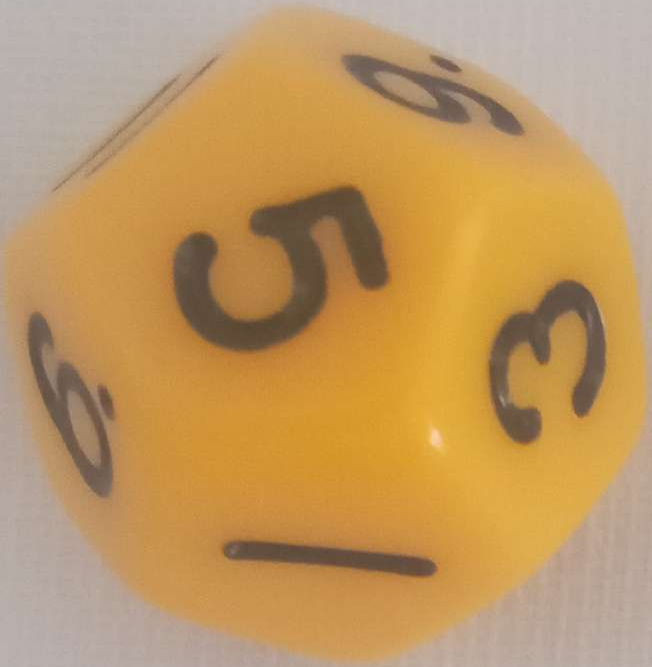
#> input picture die2.png, 652 x 667 px; its folder holds only this picture in this run
$ jupyter execute Center.ipynb   (shell and % lines are left out)
#> lines starting #> are read from the running program, lines starting #| are printed output that depends on the picture; after the words box and inside, x2 and y2 are one past the last pixel; in counts of white or black regions, pixels touching at a corner belong together
What if instead of trying faces etc etc we just

found the center of the screen

found the nearst number (contur)

found the nearst number to that number (conuturs again)

checked if they lined up if they did its a two diget number <br/>
---- lined up here means somthing need to be done by taking both conturs rotating each of them so that they have the thinist bounding box (that one of the dimensions is minimesed) if they both are rotated roughly the same amount to do this then they line up if it dosent work then it dosent

if they dont its a one digit number nad the one closest to the screen is the number

lazy but if it works thats a techincal working program

# step 0 take in the image
not going to be nessary in when this is moved over to main program

[cell 1]

import cv2 # The OpenCV library; install using `pip install opencv-contrib-python`
import numpy as np # Helpful when working with arrays; install using `pip install numpy`
from matplotlib import pyplot as plt # Good for graphing; install using `pip install matplotlib`
from matplotlib import image as image
import easygui # An easy-to-use file-picker; pip install easygui
import copy
debug = 1 #set to 1 to see each step set to 0 to run fast

[cell 2]
fileName = easygui.fileopenbox(filetypes=["*.jpg","*.jpeg","*.png"])
#> the answer given: die2.png
dieRaw = cv2.imread(fileName,cv2.IMREAD_COLOR)
#> dieRaw is the input picture: shape (667, 652, 3); mean B, G, R 98.2, 151.8, 191.4
dieRaw = cv2.cvtColor(dieRaw,cv2.COLOR_RGB2BGR)
dieGray = cv2.cvtColor(dieRaw,cv2.COLOR_BGR2GRAY)
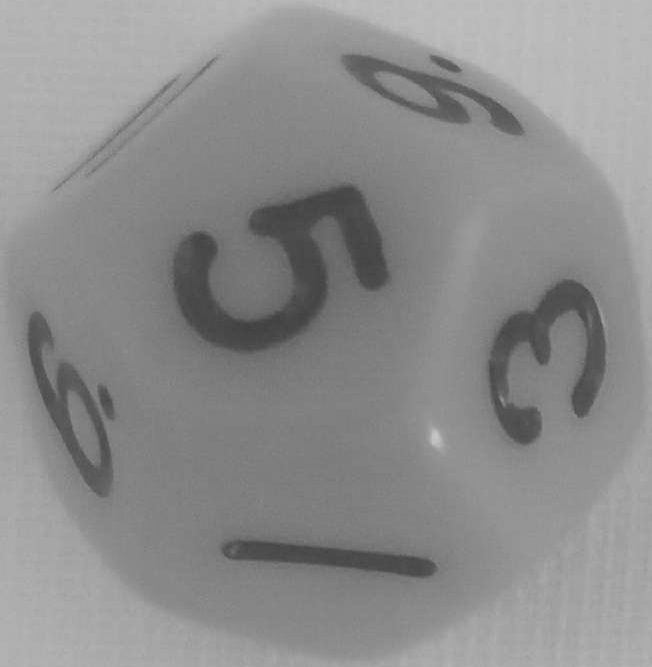
#> dieGray: shape (667, 652); min 63, max 199, mean 140.3
if debug == 1:
    plt.imshow(dieGray)

# step 1 find the center of the screen

[cell 3]
def displayCenterOfImage(image):#purely for debuing help
    h, w = image.shape
    midY, midX = h/2, w/2
    imageCopy = copy.deepcopy(image)
    imageCopy = cv2.cvtColor(imageCopy,cv2.COLOR_GRAY2BGR)
    cv2.circle(img = imageCopy,center = (int(midY), int(midX)),radius =5, color = (0,0,255), thickness = -1)
    plt.imshow(imageCopy)

def distBettweenPoints(x1,y1,x2,y2):
    distance = ((x1 - x2)**2 + (y1 - y2)**2)**0.5
    return distance

[cell 4]
h, w = dieGray.shape
midY, midX = h/2, w/2
displayCenterOfImage(dieGray)
dieGrayEqual = cv2.equalizeHist(dieGray)
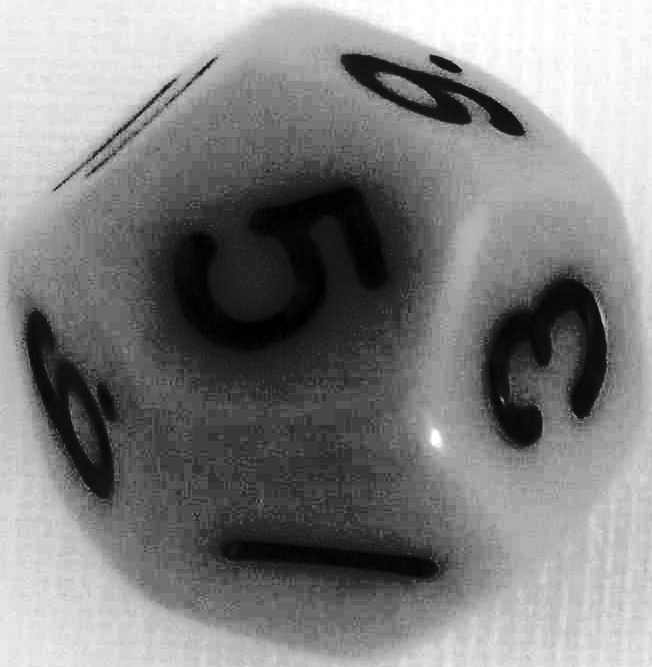
#> dieGrayEqual: shape (667, 652); min 0, max 255, mean 129.4

# step 2 find the two nearest conturs to the center

[cell 5]
#MAGIC threshoulding stuff
#thresholdConsant = (np.mean(dieGray) + np.std(dieGray))/25
#threshholdedDieGray = cv2.adaptiveThreshold(dieGray, 255,cv2.ADAPTIVE_THRESH_GAUSSIAN_C, cv2.THRESH_BINARY_INV, 501,thresholdConsant)
#dieBlured = cv2.medianBlur(dieGray, 9)
cannyed = cv2.Canny(dieGray,0,100)
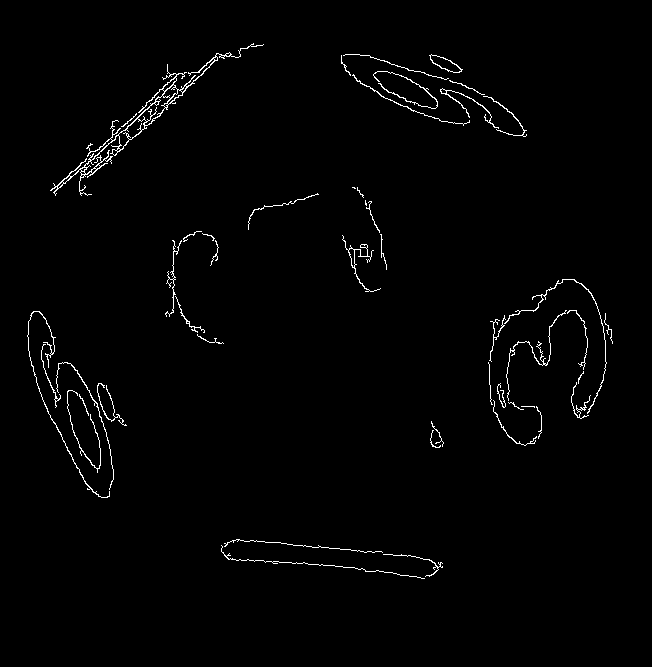
#> cannyed: shape (667, 652); 1.3% white in thin lines or dots, all inside (x1, y1, x2, y2) = (27, 43, 613, 579)
if debug == 1:
    plt.figure(figsize=(100,100))
    plt.imshow(cannyed)

 clean up

[cell 6]
#MAGIC - how do we know what size the tiding up stuff should be?
def circle(diamter):
    return cv2.getStructuringElement(cv2.MORPH_ELLIPSE,(diamter,diamter))
#making this genralised is really hard
circleSize = 6

diceMask = cv2.dilate(cannyed,circle(circleSize))
#> diceMask: shape (667, 652); 6.9% white; 12 white regions, largest, box (x1, y1, x2, y2) and area: (486, 277, 616, 449) 6407, (48, 41, 267, 199) 5192, (339, 52, 530, 140) 4569
diceMask = cv2.erode(diceMask,circle(circleSize))
#> diceMask: shape (667, 652); 2.1% white; 13 white regions

if debug == 1:
    plt.figure(figsize=(100,100))
    plt.imshow(diceMask)

[cell 7]
#if debug == 1:
#    plt.figure(figsize=(100,100))
#    plt.imshow(diceMask)
contours, hierarchy = cv2.findContours(diceMask, cv2.RETR_TREE, cv2.CHAIN_APPROX_SIMPLE)
#> contours = 32 contours, 1 with area under 20; largest, box (x1, y1, x2, y2) and area: (489, 280, 614, 446) 8498, (490, 280, 607, 446) 7266, (28, 312, 127, 499) 6924, (29, 312, 115, 499) 5960, (342, 55, 527, 137) 5386
#if debug == 1:
    #print(contours)
    #print(hierarchy)
h, w = diceMask.shape
sizeOfImage = h*w
contoursWithoutDice = []
for contour in contours:
    #print(cv2.boundingRect(contour))
    #print("cv2.boundingRect(contour)[2]:",cv2.boundingRect(contour)[2],"cv2.boundingRect(contour)[3]",cv2.boundingRect(contour)[3],"*:",cv2.boundingRect(contour)[2]*cv2.boundingRect(contour)[3],"sizeOfImage/2:",sizeOfImage*0.9)

    if (cv2.boundingRect(contour)[2]*cv2.boundingRect(contour)[3] < sizeOfImage*0.5):
        contoursWithoutDice.append(contour)
#> this loop made 32 passes
#> after the loop, contoursWithoutDice has the same summary as contours
        #print("added")
    #else:
    #    print("not added")
diceMask = np.zeros(shape=diceMask.shape, dtype=np.uint8)
cv2.fillPoly(diceMask,pts=contoursWithoutDice,color=(255))
#diceMask = cv2.erode(diceMask,circle(circleSize))
#diceMask = cv2.dilate(diceMask,circle(circleSize))

contoursWithoutDice, hierarchy = cv2.findContours(diceMask, cv2.RETR_EXTERNAL, cv2.CHAIN_APPROX_SIMPLE)
#> contoursWithoutDice = 12 contours, 1 with area under 20; largest, box (x1, y1, x2, y2) and area: (489, 280, 614, 446) 8498, (28, 312, 127, 499) 6924, (342, 55, 527, 137) 5386, (222, 540, 444, 579) 3938, (51, 44, 263, 196) 2961
cv2.drawContours(diceMask,contoursWithoutDice,-1,255,thickness=cv2.FILLED)
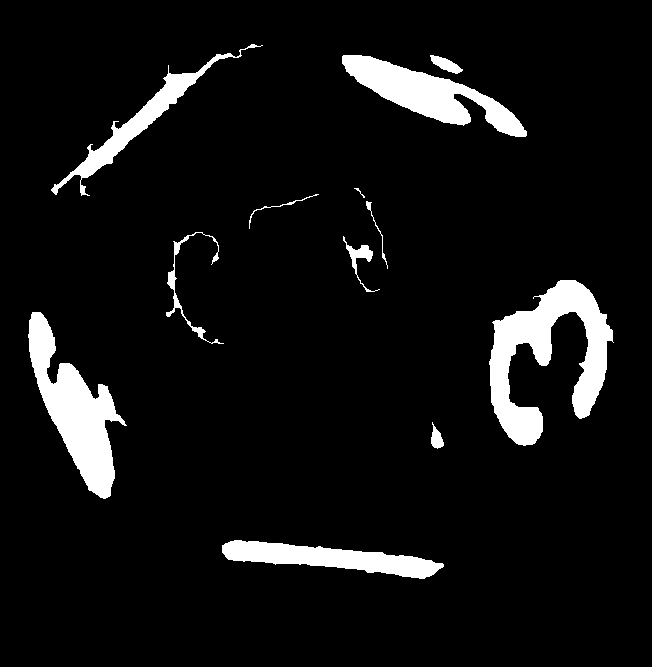
#> diceMask: shape (667, 652); 7.1% white; 12 white regions, largest, box (x1, y1, x2, y2) and area: (489, 280, 614, 446) 8877, (28, 312, 127, 499) 7183, (342, 55, 527, 137) 5612

circleSize = 6

diceMask = cv2.erode(diceMask,circle(circleSize))
#> diceMask: shape (667, 652); 5% white; 13 white regions (4 under 20 px), largest, box (x1, y1, x2, y2) and area: (492, 283, 611, 443) 6724, (31, 315, 119, 496) 5673, (345, 58, 525, 135) 4278
diceMask = cv2.dilate(diceMask,circle(circleSize))
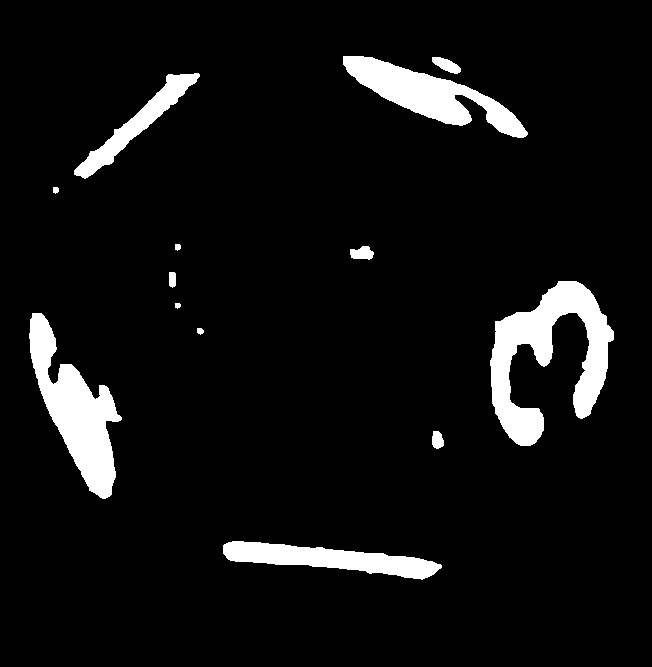
#> diceMask: shape (667, 652); 6.8% white; 13 white regions

contoursWithoutDice, hierarchy = cv2.findContours(diceMask, cv2.RETR_EXTERNAL, cv2.CHAIN_APPROX_SIMPLE)
#> contoursWithoutDice = 13 contours; largest, box (x1, y1, x2, y2) and area: (490, 281, 614, 446) 8470, (29, 313, 122, 499) 6896, (343, 56, 528, 138) 5364, (223, 541, 442, 580) 3918, (74, 73, 200, 179) 2573

if debug == 1:
    plt.figure(figsize=(100,100))
    plt.imshow(diceMask)

https://theailearner.com/tag/angle-of-rotation-by-cv2-minarearect/

[cell 8]
if debug == 1:
    dieRawTemp = copy.deepcopy(dieRaw)
    cv2.drawContours(dieRawTemp,contoursWithoutDice,-1,(0,0,255),1)
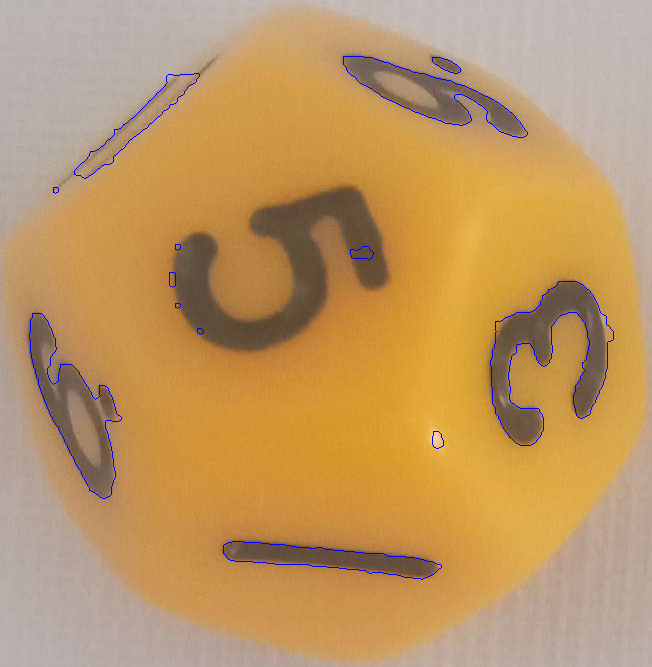
#> dieRawTemp: shape (667, 652, 3); mean R, G, B 190.4, 151.1, 99.3
    plt.figure(figsize=(100,100))
    plt.imshow(dieRawTemp)

[cell 9]
h, w = diceMask.shape
midY, midX = h/2, w/2
closestContur = 0
distance = h+w #always way bigger than anyother possible distance
for contur in contoursWithoutDice:
    for cords in contur:
        print("cords:")
        print(cords)
        x,y = cords[0]
        if distBettweenPoints(x,y,midX,midY) < distance:
            closestContur = contur
            distance = distBettweenPoints(x,y,midX,midY)
            if debug == 1:
                print("distance is now:")
                print(distance)
#> this loop made 13 passes
#> (printed output is left out)

[cell 10]
if debug == 1:
    cv2.drawContours(dieRawTemp,[closestContur],-1,(255,0,0),1)
#> dieRawTemp: shape (667, 652, 3); 0.01% of pixels changed, all inside (x1, y1, x2, y2) = (350, 246, 374, 260)
    plt.figure(figsize=(100,100))
    plt.imshow(dieRawTemp)

whats a moment?

[cell 11]
centerMoment = cv2.moments(closestContur)
if debug == 1:
    print(centerMoment)
centerMomentMassCenter = centerMoment['m10'] / (centerMoment['m00'] + 1e-5), centerMoment['m01'] / (centerMoment['m00'] + 1e-5)
if debug == 1:
    print(centerMomentMassCenter)


#sourced from:
# Get the moments
mu = [None]*len(contoursWithoutDice)
for i in range(len(contoursWithoutDice)):
    mu[i] = cv2.moments(contoursWithoutDice[i])
#> this loop made 13 passes

    # Get the mass centers
mc = [None]*len(contoursWithoutDice)
for i in range(len(contoursWithoutDice)):
    # add 1e-5 to avoid division by zero
    mc[i] = (mu[i]['m10'] / (mu[i]['m00'] + 1e-5), mu[i]['m01'] / (mu[i]['m00'] + 1e-5))
if debug == 1:
    print(mc)

[cell 12]
if debug == 1:
    for i in range(len(contoursWithoutDice)):
        cv2.circle(dieRawTemp, (int(mc[i][0]), int(mc[i][1])), 4, (0,255,0), -1)
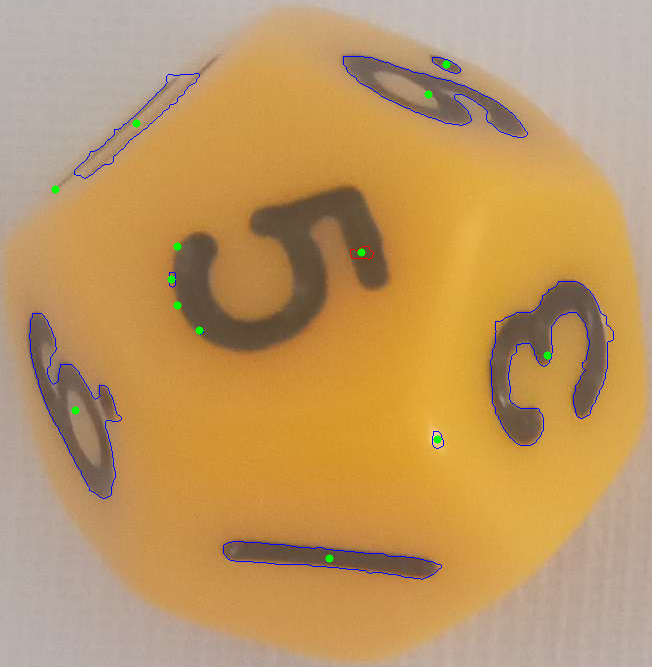
#> dieRawTemp: shape (667, 652, 3); mean R, G, B 190.3, 151.3, 99.1
    cv2.circle(dieRawTemp,(int(centerMomentMassCenter[0]),int(centerMomentMassCenter[1])),4,(0,0,0),-1)
#> dieRawTemp: shape (667, 652, 3); 0.01% of pixels changed, all inside (x1, y1, x2, y2) = (357, 248, 366, 257)
    plt.figure(figsize=(100,100))
    plt.imshow(dieRawTemp)

illustrated above is a problem spefilcy the 9 with two dots inside of it
the following code works around this but really this problem should be fixed using hirarcys
https://docs.opencv.org/4.x/d9/d8b/tutorial_py_contours_hierarchy.html
\<refactor using this might make faster code

[cell 13]
distance = h+w #always way bigger than anyother possible distance

xCord1 = centerMomentMassCenter[0]
yCord1 = centerMomentMassCenter[1]
secondClosestCord = ()
secondClosestCordIndex = 0
i = 0
for cords in mc:
    xCord2 = cords[0]
    yCord2 = cords[1]
    if distBettweenPoints(xCord1,yCord1,xCord2,yCord2) < distance and cords != centerMomentMassCenter and cv2.pointPolygonTest(contour=closestContur,pt=cords,measureDist=False)==-1:
        secondClosestCord = cords
        secondClosestCordIndex = i
        distance = distBettweenPoints(xCord1,yCord1,xCord2,yCord2)
    i += 1
#> this loop made 13 passes
#> cords on passes 1 to 8: (329.4, 558.7), (437.1, 439.7), (199.8, 330.7), (75.69, 411), (177.4, 305.1), (548, 355.6), (172, 279), (361.7, 252.9)

print(secondClosestCord)
print(secondClosestCordIndex)
print(distance)

time to use this https://theailearner.com/tag/angle-of-rotation-by-cv2-minarearect/

[cell 14]
hullOfClosestCenter = cv2.convexHull(closestContur)
hullOfSecondClosest = cv2.convexHull(contoursWithoutDice[secondClosestCordIndex])

if debug == 1:
    cv2.drawContours(dieRawTemp,contoursWithoutDice[secondClosestCordIndex],-1,(255,0,0),2)
    cv2.drawContours(dieRawTemp,[hullOfClosestCenter],-1,(0,255,255),2)
    cv2.drawContours(dieRawTemp,[hullOfSecondClosest],-1,(0,255,255),2)

rows,cols = dieRawTemp.shape[:2]

[vx,vy,x,y] = cv2.fitLine(hullOfSecondClosest, cv2.DIST_L2,0,0.01,0.01)
lefty = int((-x*vy/vx) + y)
righty = int(((cols-x)*vy/vx)+y)

if debug == 1:
    cv2.line(dieRawTemp,(cols-1,righty),(0,lefty),(255,255,0),2)
    print("vx:",vx,"vy:",vy,"x:",x,"y:",y)

[vx,vy,x,y] = cv2.fitLine(hullOfClosestCenter, cv2.DIST_L2,0,0.01,0.01)
lefty = int((-x*vy/vx) + y)
righty = int(((cols-x)*vy/vx)+y)

if debug == 1:
    cv2.line(dieRawTemp,(cols-1,righty),(0,lefty),(0,255,0),2)
    print("vx:",vx,"vy:",vy,"x:",x,"y:",y)
    plt.figure(figsize=(100,100))
    plt.imshow(dieRawTemp)

[cell 15]
# [19 lines left out: function crop_minAreaRect, not called in this run]

#from: https://stackoverflow.com/a/48553593
def getSubImage(rect, src):
    # Get center, size, and angle from rect
    center, size, theta = rect
    # Convert to int
    center, size = tuple(map(int, center)), tuple(map(int, size))
    if debug == 1:
        print(center)
        print(size)
    size = (size[0]+14,size[1]+14)
    # Get rotation matrix for rectangle
    M = cv2.getRotationMatrix2D( center, theta, 1)
    # Perform rotation on src image
    dst = cv2.warpAffine(src, M, src.shape[:2])
    out = cv2.getRectSubPix(dst, size, center)
    return out

[cell 16]
MinRectClosetContur = cv2.minAreaRect(closestContur)
MinRectSecondClosestContur =  cv2.minAreaRect(contoursWithoutDice[secondClosestCordIndex])
if debug == 1:
    print(MinRectClosetContur)
    print(MinRectSecondClosestContur)
angleDifreance = MinRectClosetContur[2]-MinRectSecondClosestContur[2]
if debug == 1:
    print(angleDifreance)
output = []
output.append(getSubImage(MinRectClosetContur,dieRaw))
#> in getSubImage, `dst = cv2.warpAffine(src, M, src.shape[:2])`:
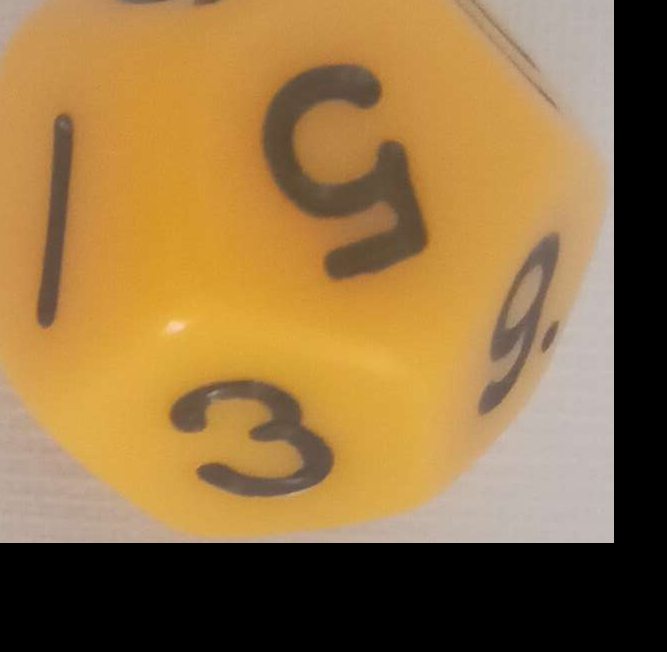
#> dst: shape (652, 667, 3); mean R, G, B 148.5, 114.8, 67
if angleDifreance < 5 and angleDifreance > -5:
    output.append(getSubImage(MinRectSecondClosestContur,dieRaw))
output.append(getSubImage(MinRectSecondClosestContur,dieRaw))
#> call 2 of getSubImage, with rect = ((434.3, 96.86), (42.21, 199.5), -70.56)
#> in getSubImage (call 2), `dst = cv2.warpAffine(src, M, src.shape[:2])`:
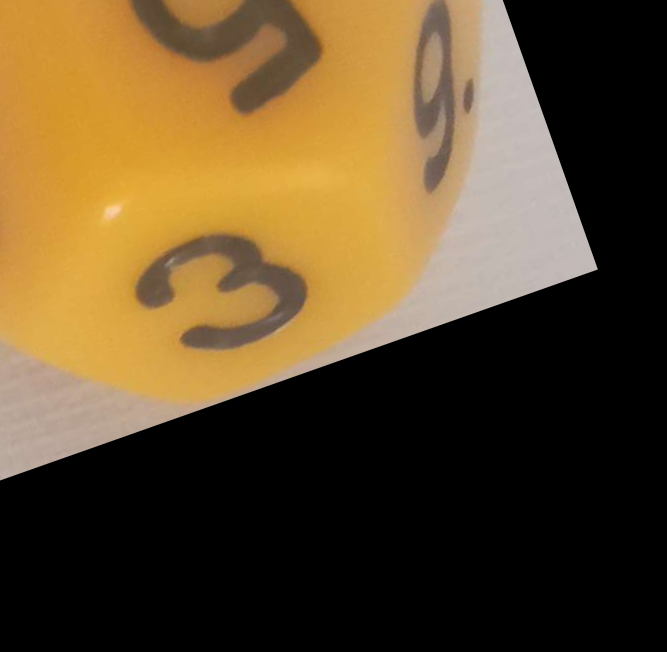
#> dst: shape (652, 667, 3); mean R, G, B 95.2, 74.4, 42.9
#> in getSubImage (call 2), `out = cv2.getRectSubPix(dst, size, center)`:
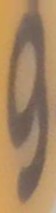
#> out: shape (213, 56, 3); mean R, G, B 164.1, 132.6, 98.5

if debug == 1:
    plt.figure(figsize=(100,100))
    plt.subplot(1,2,1),plt.imshow(output[0])
    plt.subplot(1,2,2),plt.imshow(output[1])
